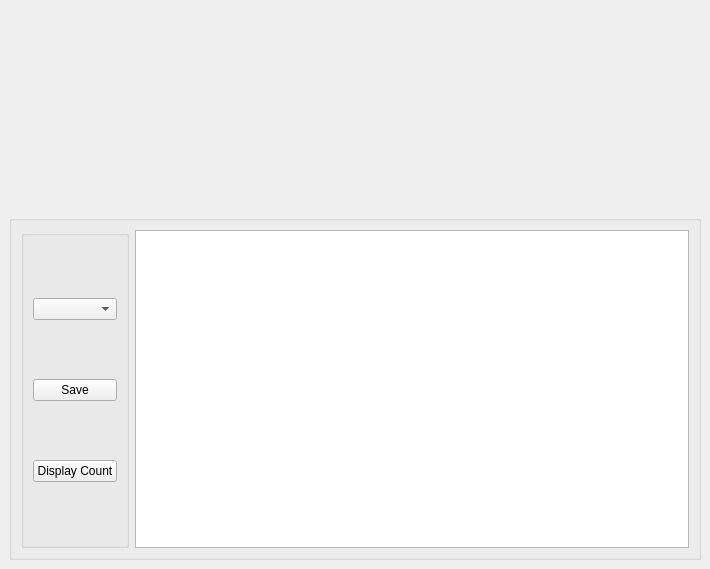
<?xml version="1.0" encoding="UTF-8"?>
<ui version="4.0">
 <class>MainWindow</class>
 <widget class="QMainWindow" name="MainWindow">
  <property name="geometry">
   <rect>
    <x>0</x>
    <y>0</y>
    <width>710</width>
    <height>569</height>
   </rect>
  </property>
  <property name="windowTitle">
   <string>MainWindow</string>
  </property>
  <widget class="QWidget" name="centralwidget">
   <layout class="QGridLayout" name="gridLayout_2">
    <item row="0" column="0" alignment="Qt::AlignTop">
     <widget class="QWidget" name="mplwindow" native="true">
      <property name="sizePolicy">
       <sizepolicy hsizetype="Expanding" vsizetype="MinimumExpanding">
        <horstretch>0</horstretch>
        <verstretch>0</verstretch>
       </sizepolicy>
      </property>
      <property name="minimumSize">
       <size>
        <width>0</width>
        <height>200</height>
       </size>
      </property>
      <property name="maximumSize">
       <size>
        <width>16777215</width>
        <height>500</height>
       </size>
      </property>
      <layout class="QVBoxLayout" name="mplvl"/>
     </widget>
    </item>
    <item row="1" column="0">
     <widget class="QGroupBox" name="container">
      <property name="sizePolicy">
       <sizepolicy hsizetype="Expanding" vsizetype="Expanding">
        <horstretch>0</horstretch>
        <verstretch>0</verstretch>
       </sizepolicy>
      </property>
      <property name="title">
       <string/>
      </property>
      <layout class="QHBoxLayout" name="horizontalLayout">
       <item>
        <widget class="QGroupBox" name="buttons">
         <property name="enabled">
          <bool>true</bool>
         </property>
         <property name="sizePolicy">
          <sizepolicy hsizetype="Preferred" vsizetype="Preferred">
           <horstretch>0</horstretch>
           <verstretch>0</verstretch>
          </sizepolicy>
         </property>
         <property name="layoutDirection">
          <enum>Qt::RightToLeft</enum>
         </property>
         <property name="title">
          <string/>
         </property>
         <layout class="QVBoxLayout" name="buttons_layout">
          <item>
           <widget class="QComboBox" name="combos">
            <property name="sizePolicy">
             <sizepolicy hsizetype="Preferred" vsizetype="Fixed">
              <horstretch>0</horstretch>
              <verstretch>0</verstretch>
             </sizepolicy>
            </property>
            <property name="layoutDirection">
             <enum>Qt::LeftToRight</enum>
            </property>
           </widget>
          </item>
          <item>
           <widget class="QPushButton" name="save_button">
            <property name="layoutDirection">
             <enum>Qt::RightToLeft</enum>
            </property>
            <property name="text">
             <string>Save</string>
            </property>
           </widget>
          </item>
          <item>
           <widget class="QPushButton" name="display_tweet_count">
            <property name="text">
             <string>Display Count</string>
            </property>
           </widget>
          </item>
         </layout>
        </widget>
       </item>
       <item>
        <widget class="QPlainTextEdit" name="text_edit">
         <property name="sizePolicy">
          <sizepolicy hsizetype="MinimumExpanding" vsizetype="MinimumExpanding">
           <horstretch>0</horstretch>
           <verstretch>0</verstretch>
          </sizepolicy>
         </property>
         <property name="minimumSize">
          <size>
           <width>400</width>
           <height>200</height>
          </size>
         </property>
        </widget>
       </item>
      </layout>
     </widget>
    </item>
   </layout>
  </widget>
 </widget>
 <resources/>
 <connections/>
</ui>
